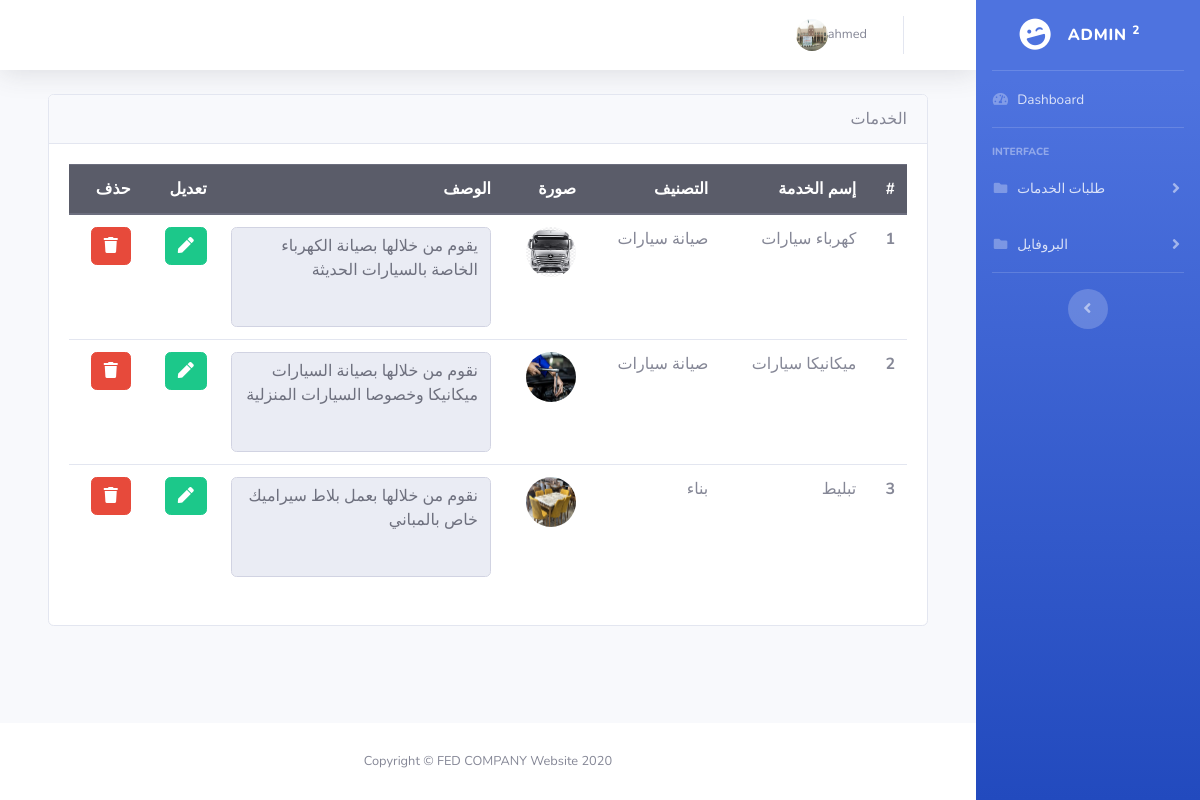
/admin/services/index.php (signed in), run on the app's committed database.
### tables this page shows
CREATE TABLE `users` (
  `id` bigint(20) NOT NULL,
  `username` varchar(100) NOT NULL,
  `password` varchar(100) NOT NULL,
  `phone` varchar(15) NOT NULL,
  `email` varchar(100) NOT NULL,
  `address` varchar(100) NOT NULL,
  `avatar` varchar(100) NOT NULL,
  `services_id` bigint(20) NOT NULL,
  `service_price` float NOT NULL,
  `rating` float NOT NULL DEFAULT 0,
  `timestamp` date NOT NULL DEFAULT current_timestamp()
);

CREATE TABLE `services` (
  `id` bigint(20) NOT NULL,
  `name` varchar(100) NOT NULL,
  `desc` text NOT NULL,
  `image` varchar(100) NOT NULL,
  `category_id` bigint(20) NOT NULL,
  `timestamp` date NOT NULL DEFAULT current_timestamp()
);

CREATE TABLE `catagories` (
  `id` bigint(20) NOT NULL,
  `name` varchar(100) NOT NULL,
  `image` varchar(100) NOT NULL,
  `timestamp` date NOT NULL DEFAULT current_timestamp()
);

### admin/services/index.php (the view)
<?php
include_once("../header.php");
?>
<div class="container">
    <div class="card">
        <div class="card-header" style="text-align: right;">
            الخدمات
        </div>
        <div class="card-body">
            <table class="table" style="text-align: right;">
                <thead class="thead-dark">
                    <tr>
                        <th scope="col">#</th>
                        <th scope="col">إسم الخدمة</th>
                        <th scope="col">التصنيف</th>
                        <th scope="col">صورة</th>
                        <th scope="col">الوصف</th>
                        <th scope="col">تعديل</th>
                        <th scope="col">حذف</th>
                    </tr>
                </thead>
                <tbody>
                    <?php
                    $select_services = $conn->prepare("SELECT * FROM `services`");
                    $select_services->execute();
                    if ($select_services->rowCount() > 0) {
                        $i = 1;
                        while ($fetch_services = $select_services->fetch(PDO::FETCH_ASSOC)) {
                            $category_id = $fetch_services['category_id'];
                            $category_name='';
                            $select_category = $conn->prepare("SELECT * FROM `catagories`WHERE id = ?");
                            $select_category->execute([$category_id]);
                            if ($select_category->rowCount() > 0) {
                                while ($row = $select_category->fetch(PDO::FETCH_ASSOC)) {
                                    $category_name=$row['name'];
                                }
                            }
                    ?>
                            <tr>
                                <th scope="row"><?= $i ?></th>
                                <td><?= $fetch_services['name'] ?></td>
                                <td><?= $category_name ?></td>
                                <td><img src="../../controller/uploaded_img/<?= $fetch_services['image']; ?>" width="50" height="50" style="border-radius: 50%;"> </td>
                                <td> <textarea class="form-control" style="height: 100px;resize:none" disabled><?= $fetch_services['desc']; ?></textarea></td>
                                <td>
                                    <a href="edit.php?update=<?= $fetch_services['id']; ?>" class=" btn btn-success">
                                        <i class="fa fa-pen"></i>
                                    </a>
                                </td>
                                <td>
                                    <a href="delete_cat.php?delete=<?= $fetch_services['id']; ?>" class=" btn btn-danger">
                                        <i class="fa fa-trash"></i>
                                    </a>
                                </td>
                            </tr>
                    <?php
                            $i++;
                    }
                    } else {
                        echo '<p class="empty">لا يوجد خدمات</p>';
                    }
                    ?>
                </tbody>
            </table>
        </div>
    </div>
</div>
<?php
include_once("../footer.php");
?>

### admin/header.php (shortened to what this page needs)
<?php
include_once("../../database/connect.php");
$type = $_SESSION['type'];
$email = $_SESSION['email'];
if ($type == 'admin') {
    $select_user = $conn->prepare("SELECT name,avatar FROM `admin` WHERE email = ? ");
    $select_user->execute([$email]);
    if ($select_user->rowCount() > 0) {
        while ($row = $select_user->fetch(PDO::FETCH_ASSOC)) {
            $name = $row['name'];
            $avatar = $row['avatar'];
        }
    }
} else {
    $select_user = $conn->prepare("SELECT username,avatar FROM `users` WHERE email = ? ");
    $select_user->execute([$email]);
    if ($select_user->rowCount() > 0) {
        while ($row = $select_user->fetch(PDO::FETCH_ASSOC)) {
            $name = $row['username'];
            $avatar = $row['avatar'];
        }
    }
}
?>
<!DOCTYPE html>
<html lang="en" dir="rtl">
<head>
    <link href="../vendor/fontawesome-free/css/all.min.css" rel="stylesheet" type="text/css">
    <link href="../css/sb-admin-2.min.css" rel="stylesheet">
</head>
<body id="page-top">
    <div id="wrapper">
        <ul class="navbar-nav bg-gradient-primary sidebar sidebar-dark accordion" style="direction:ltr;text-align:right" id="accordionSidebar">
            <a class="sidebar-brand d-flex align-items-center justify-content-center" href="../home/index.php">
                <div class="sidebar-brand-icon rotate-n-15">
                    <i class="fas fa-laugh-wink"></i>
                </div>
                <div class="sidebar-brand-text mx-3"> Admin <sup>2</sup></div>
            </a>
            <hr class="sidebar-divider my-0">
            <li class="nav-item">
                <a class="nav-link" href="../home/index.php">
                    <i class="fas fa-fw fa-tachometer-alt"></i>
                    <span>Dashboard</span></a>
            </li>
            <hr class="sidebar-divider">
            <div class="sidebar-heading">
                Interface
            </div>
            <li class="nav-item">
                <a class="nav-link collapsed" href="#" data-toggle="collapse" data-target="#collapseUtilities5" aria-expanded="true" aria-controls="collapseUtilities">
                    <i class="fas fa-fw fa-folder"></i>
                    <span>طلبات الخدمات</span>
                </a>
            </li>
            <?php
            if ($type != 'admin') {
            ?>
                <li class="nav-item">
                    <a class="nav-link collapsed" href="#" data-toggle="collapse" data-target="#collapseUtilities6" aria-expanded="true" aria-controls="collapseUtilities">
                        <i class="fas fa-fw fa-folder"></i>
                        <span>البروفايل</span>
                    </a>
                </li>
            <?php
            }
            ?>
            <hr class="sidebar-divider d-none d-md-block">
            <div class="text-center d-none d-md-inline">
                <button class="rounded-circle border-0" id="sidebarToggle"></button>
            </div>
        </ul>
        <div id="content-wrapper" class="d-flex flex-column">
            <div id="content">
                <nav class="navbar navbar-expand navbar-light bg-white topbar mb-4 static-top shadow">
                    <ul class="navbar-nav ml-auto">
                        <li class="nav-item dropdown no-arrow">
                            <a class="nav-link dropdown-toggle" href="#" id="userDropdown" role="button" data-toggle="dropdown" aria-haspopup="true" aria-expanded="false">
                                <span class="mr-2 d-none d-lg-inline text-gray-600 small"><?= $name ?></span>
                                <img class="img-profile rounded-circle" src="../../controller/uploaded_img/<?= $avatar ?>">
                            </a>
                        </li>
                    </ul>
                </nav>
                <div class="container-fluid">

### data on the page
users: username "ahmed", avatar (picture)
services: name "كهرباء سيارات", catagories.name "صيانة سيارات", image (picture), desc "يقوم من خلالها بصيانة الكهرباء الخاصة بالسيارات الحديثة"
services: name "ميكانيكا سيارات", catagories.name "صيانة سيارات", image (picture), desc "نقوم من خلالها بصيانة السيارات ميكانيكا وخصوصا السيارات المنزلية"
services: name "تبليط", catagories.name "بناء", image (picture), desc "نقوم من خلالها بعمل بلاط سيراميك خاص بالمباني"
